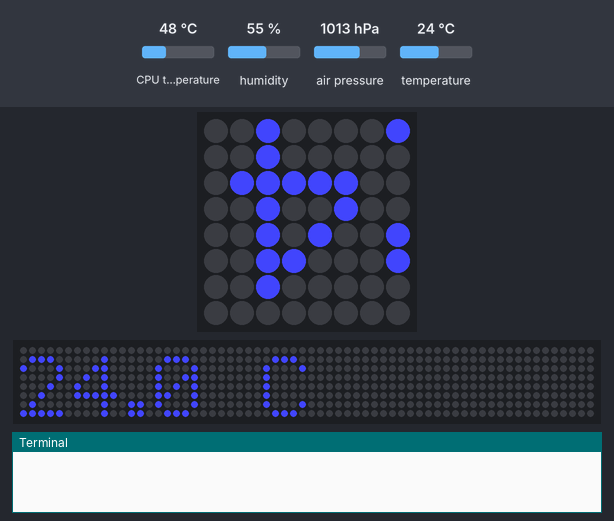
The program below on a simulated Raspberry Pi (BCM pin numbers) with a Sense HAT. Shown: the Sense HAT's 8×8 RGB LED matrix, a strip that is not on the board, showing the scrolling text unrolled, the last lines printed to the terminal. The test bench sets the inputs (shaded band); at power-on: CPU temperature 48 °C, humidity 55 %, air pressure 1013 hPa, temperature 24 °C. The 64×8 strip is a reading aid, not a part: it shows the text the matrix is scrolling, unrolled, one strip-width of it at a time. At 69.9 s the program stops and its outputs stay as they are.

Above: at 1.28 s.
1.3 s: CPU temperature set to 31 °C
At 4.3 s:
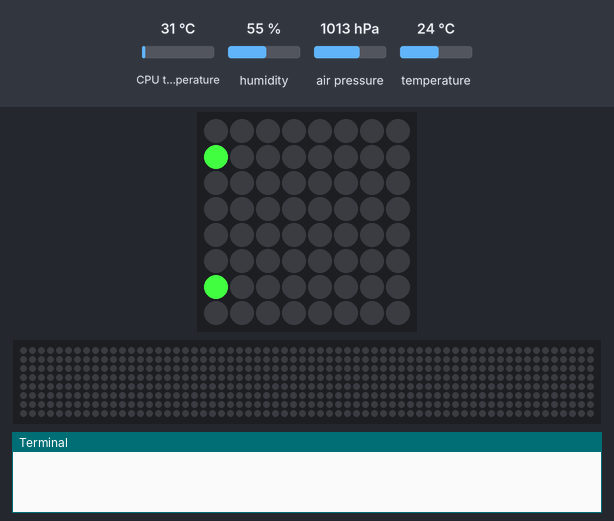
12.3 s: humidity set to 22 %
23.3 s: air pressure set to 952 hPa
At 30.09 s:
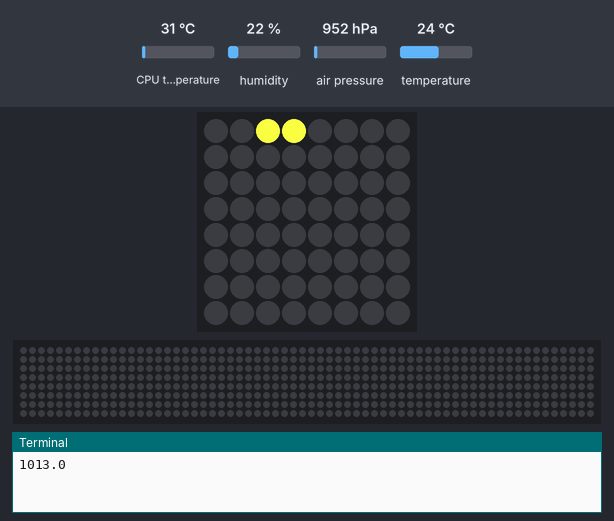
34.3 s: temperature set to 12 °C
At 35.53 s:
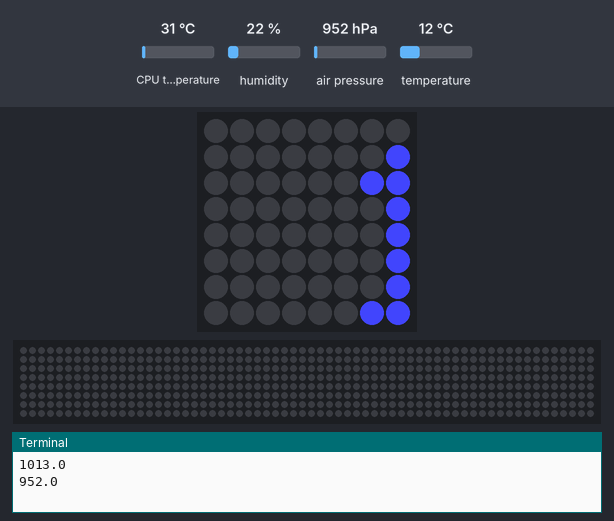
45.3 s: air pressure set to 975 hPa
At 48.02 s:
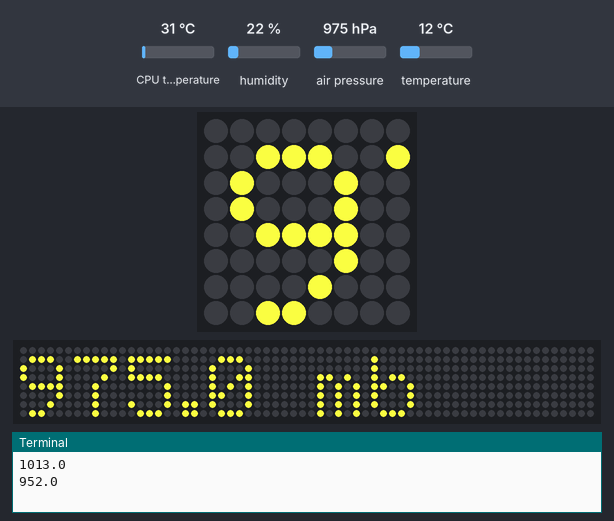

The program:

sensors.py
```python
from sense_hat import SenseHat
sense = SenseHat()
from gpiozero import CPUTemperature

for o in range(0, 360 , 90):
    sense.set_rotation((o + 180) %360)
    temp = round(sense.get_temperature_from_humidity(),1)
    sense.show_message(f'{temp} C',text_colour=(0x44,0x44,0xff) )
    cpu = CPUTemperature()
    temp = round(cpu.temperature,1)
    sense.show_message(f'{temp} C',text_colour=(0x44,0xff,0x44) )
    humidity = round(sense.get_humidity(),1)
    sense.show_message(f'{humidity} %',text_colour=(0xff,0x44,0x44))
    pressure = sense.get_pressure()
    sense.show_message(f'{pressure} mb',text_colour=(0xff,0xff,0x44))
    print(sense.pressure)

sense.clear()
```
